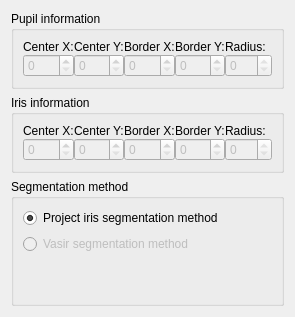
            <widget class="QWidget" name="irisSegmentationTab">
             <attribute name="title">
              <string>Segmentation</string>
             </attribute>
             <layout class="QGridLayout" name="gridLayout_12">
              <item row="0" column="0">
               <layout class="QGridLayout" name="gridLayout_11">
                <item row="0" column="0">
                 <widget class="QGroupBox" name="pupilInfoGroupBox">
                  <property name="minimumSize">
                   <size>
                    <width>150</width>
                    <height>0</height>
                   </size>
                  </property>
                  <property name="title">
                   <string>Pupil information</string>
                  </property>
                  <layout class="QGridLayout" name="gridLayout_9">
                   <property name="spacing">
                    <number>0</number>
                   </property>
                   <item row="0" column="0">
                    <layout class="QGridLayout" name="gridLayout_7">
                     <item row="0" column="0">
                      <widget class="QLabel" name="pupilCenterAbscissaLabel">
                       <property name="text">
                        <string>Center X:</string>
                       </property>
                      </widget>
                     </item>
                     <item row="0" column="1">
                      <widget class="QLabel" name="pupilCenterOrdinateLabel">
                       <property name="text">
                        <string>Center Y:</string>
                       </property>
                      </widget>
                     </item>
                     <item row="0" column="2">
                      <widget class="QLabel" name="pupilBorderAbscissaLabel">
                       <property name="text">
                        <string>Border X:</string>
                       </property>
                      </widget>
                     </item>
                     <item row="0" column="3">
                      <widget class="QLabel" name="pupilBorderOrdinateLabel">
                       <property name="text">
                        <string>Border Y:</string>
                       </property>
                      </widget>
                     </item>
                     <item row="0" column="4">
                      <widget class="QLabel" name="pupilRadiusLabel">
                       <property name="text">
                        <string>Radius:</string>
                       </property>
                      </widget>
                     </item>
                     <item row="1" column="0">
                      <widget class="QSpinBox" name="pupilCenterAbscissaSpinBox">
                       <property name="enabled">
                        <bool>false</bool>
                       </property>
                       <property name="maximumSize">
                        <size>
                         <width>16777215</width>
                         <height>16777215</height>
                        </size>
                       </property>
                       <property name="maximum">
                        <number>500</number>
                       </property>
                      </widget>
                     </item>
                     <item row="1" column="1">
                      <widget class="QSpinBox" name="pupilCenterOrdinateSpinBox">
                       <property name="enabled">
                        <bool>false</bool>
                       </property>
                       <property name="maximumSize">
                        <size>
                         <width>16777215</width>
                         <height>16777215</height>
                        </size>
                       </property>
                       <property name="maximum">
                        <number>500</number>
                       </property>
                      </widget>
                     </item>
                     <item row="1" column="2">
                      <widget class="QSpinBox" name="pupilBorderAbscissaSpinBox">
                       <property name="enabled">
                        <bool>false</bool>
                       </property>
                       <property name="maximumSize">
                        <size>
                         <width>16777215</width>
                         <height>16777215</height>
                        </size>
                       </property>
                       <property name="maximum">
                        <number>500</number>
                       </property>
                      </widget>
                     </item>
                     <item row="1" column="3">
                      <widget class="QSpinBox" name="pupilBorderOrdinateSpinBox">
                       <property name="enabled">
                        <bool>false</bool>
                       </property>
                       <property name="maximumSize">
                        <size>
                         <width>16777215</width>
                         <height>16777215</height>
                        </size>
                       </property>
                       <property name="maximum">
                        <number>500</number>
                       </property>
                      </widget>
                     </item>
                     <item row="1" column="4">
                      <widget class="QSpinBox" name="pupilRadiusSpinBox">
                       <property name="enabled">
                        <bool>false</bool>
                       </property>
                       <property name="maximumSize">
                        <size>
                         <width>16777215</width>
                         <height>16777215</height>
                        </size>
                       </property>
                       <property name="readOnly">
                        <bool>true</bool>
                       </property>
                       <property name="maximum">
                        <number>500</number>
                       </property>
                      </widget>
                     </item>
                    </layout>
                   </item>
                  </layout>
                 </widget>
                </item>
                <item row="1" column="0">
                 <widget class="QGroupBox" name="irisInfoGroupBox">
                  <property name="minimumSize">
                   <size>
                    <width>150</width>
                    <height>0</height>
                   </size>
                  </property>
                  <property name="title">
                   <string>Iris information</string>
                  </property>
                  <layout class="QGridLayout" name="gridLayout_10">
                   <property name="spacing">
                    <number>0</number>
                   </property>
                   <item row="0" column="0">
                    <layout class="QGridLayout" name="gridLayout_13">
                     <item row="0" column="0">
                      <widget class="QLabel" name="irisCenterAbscissaLabel">
                       <property name="text">
                        <string>Center X:</string>
                       </property>
                      </widget>
                     </item>
                     <item row="0" column="1">
                      <widget class="QLabel" name="irisCenterOrdinateLabel">
                       <property name="text">
                        <string>Center Y:</string>
                       </property>
                      </widget>
                     </item>
                     <item row="0" column="2">
                      <widget class="QLabel" name="irisBorderAbscissaLabel">
                       <property name="text">
                        <string>Border X:</string>
                       </property>
                      </widget>
                     </item>
                     <item row="0" column="3">
                      <widget class="QLabel" name="irisBorderOrdinateLabel">
                       <property name="text">
                        <string>Border Y:</string>
                       </property>
                      </widget>
                     </item>
                     <item row="0" column="4">
                      <widget class="QLabel" name="irisRadiusLabel">
                       <property name="text">
                        <string>Radius:</string>
                       </property>
                      </widget>
                     </item>
                     <item row="1" column="0">
                      <widget class="QSpinBox" name="irisCenterAbscissaSpinBox">
                       <property name="enabled">
                        <bool>false</bool>
                       </property>
                       <property name="maximum">
                        <number>500</number>
                       </property>
                      </widget>
                     </item>
                     <item row="1" column="1">
                      <widget class="QSpinBox" name="irisCenterOrdinateSpinBox">
                       <property name="enabled">
                        <bool>false</bool>
                       </property>
                       <property name="maximum">
                        <number>500</number>
                       </property>
                      </widget>
                     </item>
                     <item row="1" column="2">
                      <widget class="QSpinBox" name="irisBorderAbscissaSpinBox">
                       <property name="enabled">
                        <bool>false</bool>
                       </property>
                       <property name="maximum">
                        <number>500</number>
                       </property>
                      </widget>
                     </item>
                     <item row="1" column="3">
                      <widget class="QSpinBox" name="irisBorderOrdinateSpinBox">
                       <property name="enabled">
                        <bool>false</bool>
                       </property>
                       <property name="maximum">
                        <number>500</number>
                       </property>
                      </widget>
                     </item>
                     <item row="1" column="4">
                      <widget class="QSpinBox" name="irisRadiusSpinBox">
                       <property name="enabled">
                        <bool>false</bool>
                       </property>
                       <property name="readOnly">
                        <bool>true</bool>
                       </property>
                       <property name="maximum">
                        <number>500</number>
                       </property>
                      </widget>
                     </item>
                    </layout>
                   </item>
                  </layout>
                 </widget>
                </item>
                <item row="2" column="0">
                 <widget class="QGroupBox" name="segMethodGroupBox">
                  <property name="title">
                   <string>Segmentation method</string>
                  </property>
                  <layout class="QGridLayout" name="gridLayout_17">
                   <item row="0" column="0">
                    <layout class="QGridLayout" name="gridLayout_16">
                     <item row="0" column="0">
                      <widget class="QRadioButton" name="projIrisRadioButton">
                       <property name="text">
                        <string>Project iris segmentation method</string>
                       </property>
                       <property name="checked">
                        <bool>true</bool>
                       </property>
                      </widget>
                     </item>
                     <item row="1" column="0">
                      <widget class="QRadioButton" name="vasirRadioButton">
                       <property name="enabled">
                        <bool>false</bool>
                       </property>
                       <property name="text">
                        <string>Vasir segmentation method</string>
                       </property>
                       <property name="checked">
                        <bool>false</bool>
                       </property>
                      </widget>
                     </item>
                     <item row="0" column="1">
                      <spacer name="horizontalSpacer_36">
                       <property name="orientation">
                        <enum>Qt::Horizontal</enum>
                       </property>
                       <property name="sizeHint" stdset="0">
                        <size>
                         <width>40</width>
                         <height>20</height>
                        </size>
                       </property>
                      </spacer>
                     </item>
                     <item row="1" column="1">
                      <spacer name="horizontalSpacer_37">
                       <property name="orientation">
                        <enum>Qt::Horizontal</enum>
                       </property>
                       <property name="sizeHint" stdset="0">
                        <size>
                         <width>40</width>
                         <height>20</height>
                        </size>
                       </property>
                      </spacer>
                     </item>
                     <item row="2" column="0">
                      <spacer name="verticalSpacer_16">
                       <property name="orientation">
                        <enum>Qt::Vertical</enum>
                       </property>
                       <property name="sizeHint" stdset="0">
                        <size>
                         <width>20</width>
                         <height>40</height>
                        </size>
                       </property>
                      </spacer>
                     </item>
                    </layout>
                   </item>
                  </layout>
                 </widget>
                </item>
               </layout>
              </item>
             </layout>
            </widget>
